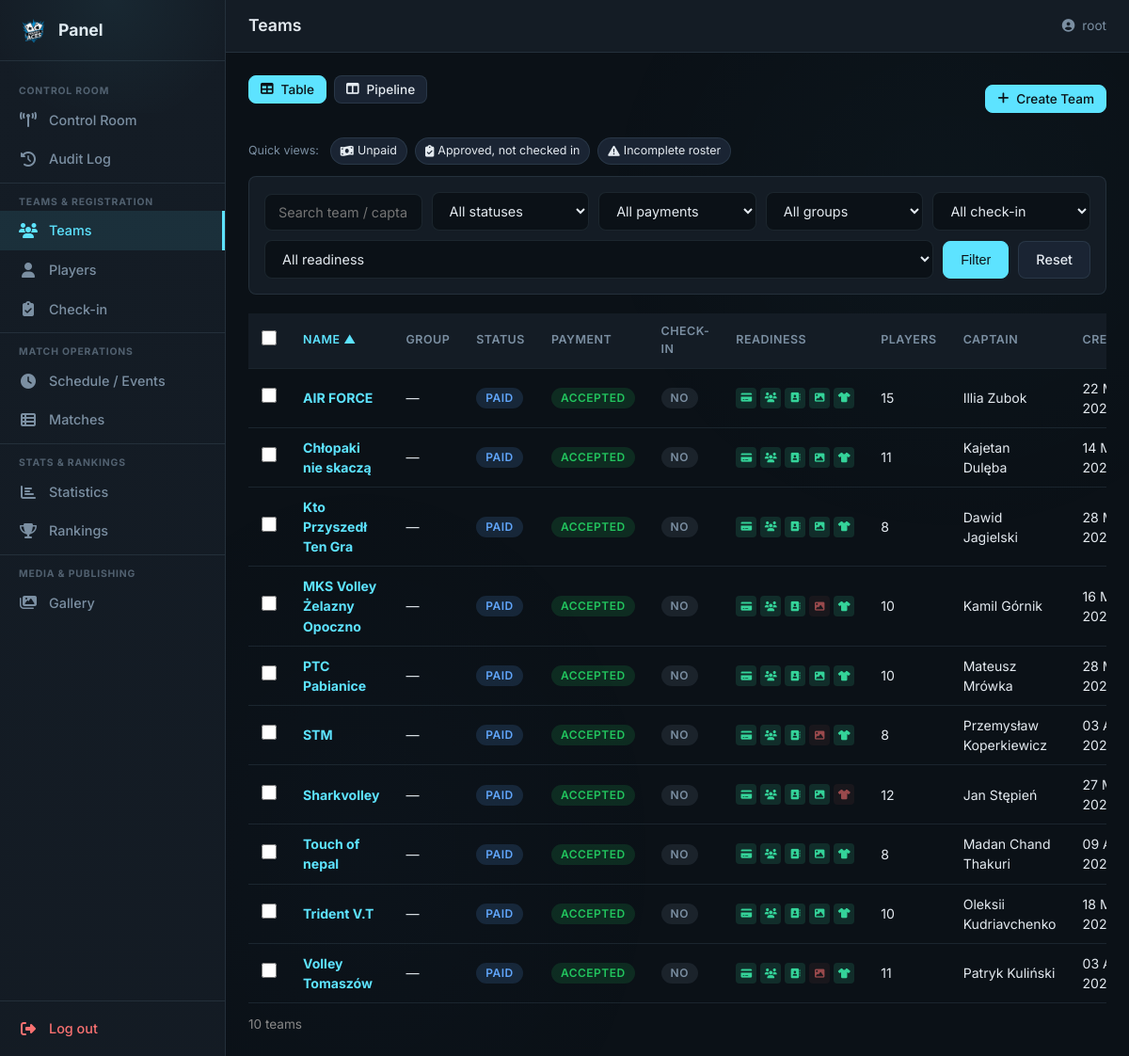
Page /panel/teams/ (signed in) on the earlier database version.
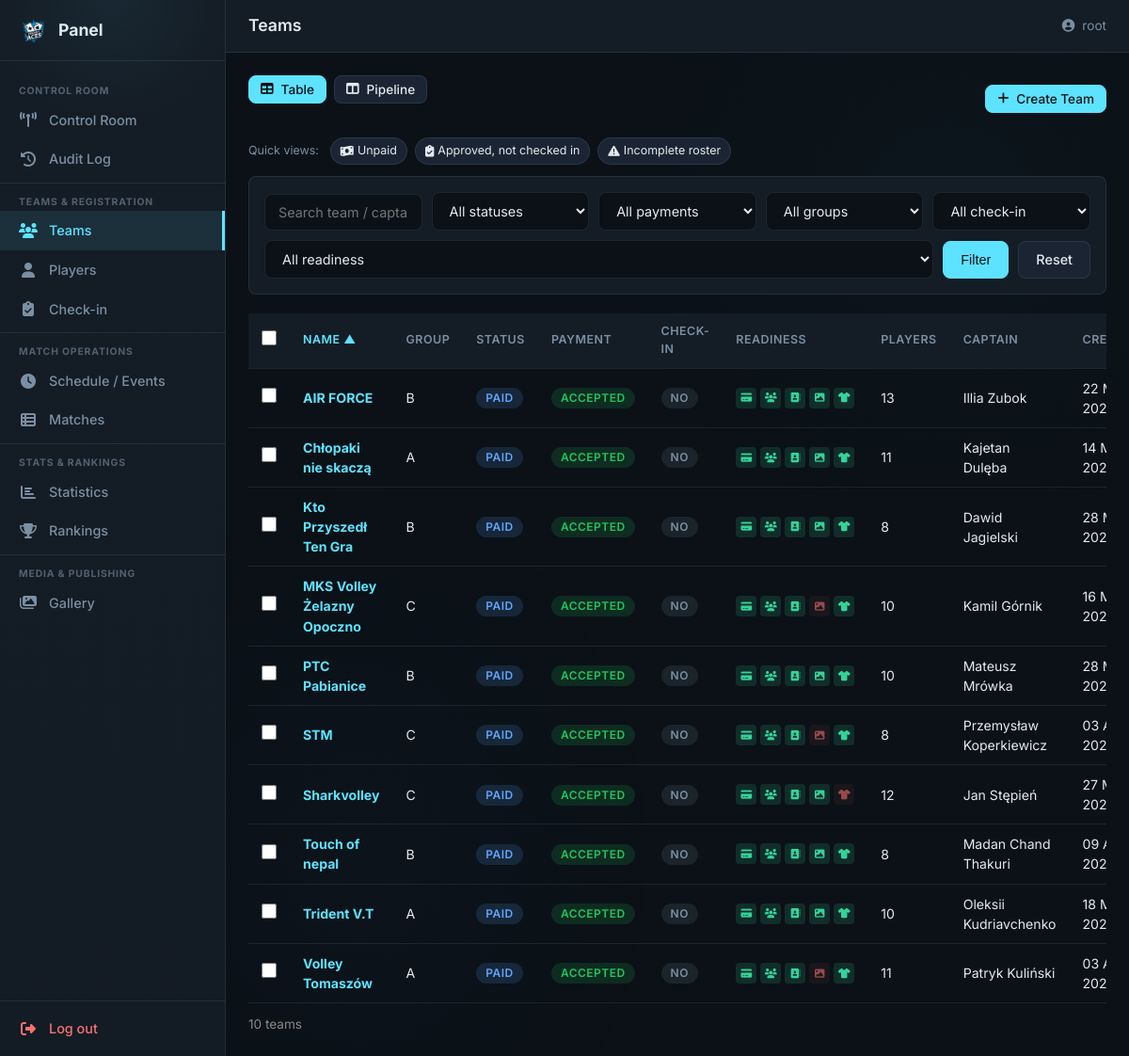
Same page on the later database version.
### tournament/models.py (models this page shows, shortened)
class Team(models.Model):
    name = models.CharField(
        max_length=TEAM_NAME_MAX_LENGTH, unique=True, verbose_name="Team Name"
    )
    logo_path = models.CharField(
        max_length=LOGO_PATH_MAX_LENGTH, blank=True, null=True
    )
    league_level = models.CharField(
        max_length=50, choices=LEAGUE_LEVEL_CHOICES, default=LEAGUE_LEVEL_INDEPENDENT
    )
    group_name = models.CharField(
        max_length=GROUP_NAME_MAX_LENGTH, blank=True, null=True
    )
    cap_name = models.CharField(
        max_length=PERSON_NAME_MAX_LENGTH, verbose_name="Captain Name"
    )
    cap_surname = models.CharField(
        max_length=PERSON_NAME_MAX_LENGTH, verbose_name="Captain Surname"
    )
    cap_email = models.EmailField(max_length=EMAIL_MAX_LENGTH, unique=True)
    cap_phone = models.CharField(
        max_length=PHONE_MAX_LENGTH, unique=True, blank=True, null=True
    )
    payment_status = models.IntegerField(
        choices=PAYMENT_STATUS_CHOICES, default=PAYMENT_WAITING
    )
    blik_number = models.CharField(
        max_length=20, blank=True, default="", verbose_name="Assigned BLIK"
    )
    status = models.CharField(
        max_length=20, choices=TEAM_STATUS_CHOICES, default=TEAM_STATUS_REGISTERED,
        verbose_name="Registration Status",
    )
    checked_in = models.BooleanField(default=False, verbose_name="Checked In")
    roster_code = models.CharField(
        max_length=10, blank=True, default="", verbose_name="Roster Access Code",
    )
    created_at = models.DateTimeField(auto_now_add=True)
    class Meta:
        db_table = TABLE_TEAMS
        verbose_name = "Team"
        verbose_name_plural = "Teams"
    @property
    def is_payment_ok(self) -> bool:
        return self.payment_status == PAYMENT_ACCEPTED
    @property
    def is_roster_complete(self) -> bool:
        return self.players.count() >= 6
    @property
    def is_contacts_complete(self) -> bool:
        return bool(self.cap_email) and bool(self.cap_phone)
    @property
    def is_logo_uploaded(self) -> bool:
        return bool(self.logo_path)
    @property
    def has_duplicate_jerseys(self) -> bool:
        numbers = list(
            self.players.exclude(jersey_number="")
            .values_list("jersey_number", flat=True)
        )
        return len(numbers) != len(set(numbers))

### tournament/panel/team_views.py (the view)
# urls.py: path("teams/", teams_list_view, name="teams"),
@staff_member_required(login_url="/panel/login/")
def teams_list_view(request):
    qs = Team.objects.annotate(player_count=Count("players")).prefetch_related("players")
    q = request.GET.get("q", "").strip()
    status = request.GET.get("status", "")
    payment = request.GET.get("payment", "")
    group = request.GET.get("group", "")
    checkin = request.GET.get("checkin", "")
    readiness = request.GET.get("readiness", "")
    if q:
        qs = qs.filter(
            Q(name__icontains=q)
            | Q(cap_name__icontains=q)
            | Q(cap_surname__icontains=q)
        )
    if status:
        qs = qs.filter(status=status)
    if payment != "":
        qs = qs.filter(payment_status=payment)
    if group:
        qs = qs.filter(group_name=group)
    if checkin == "1":
        qs = qs.filter(checked_in=True)
    elif checkin == "0":
        qs = qs.filter(checked_in=False)
    sort = request.GET.get("sort", "name")
    direction = request.GET.get("dir", "asc")
    allowed_sorts = {
        "name": "name",
        "group": "group_name",
        "status": "status",
        "payment": "payment_status",
        "players": "player_count",
        "created": "created_at",
    }
    order_field = allowed_sorts.get(sort, "name")
    if direction == "desc":
        order_field = f"-{order_field}"
    qs = qs.order_by(order_field)
    teams = list(qs)
    if readiness == "incomplete":
        teams = [t for t in teams if t.readiness_score < 5]
    groups = (
        Team.objects.exclude(group_name__isnull=True)
        .exclude(group_name="")
        .values_list("group_name", flat=True)
        .distinct()
        .order_by("group_name")
    )
    ctx = {
        "page_title": "Teams",
        "nav_section": "teams",
        "teams": teams,
        "q": q,
        "status": status,
        "payment": payment,
        "group": group,
        "checkin": checkin,
        "readiness": readiness,
        "sort": request.GET.get("sort", "name"),
        "dir": direction,
        "status_choices": TEAM_STATUS_CHOICES,
        "payment_choices": PAYMENT_STATUS_CHOICES,
        "groups": groups,
    }
    return render(request, "panel/teams_list.html", ctx)

### tournament/context_processors.py (called while the page is built)
def registration_status(request):
    return {"registration_closed": REGISTRATION_CLOSED}

### tournament/templates/panel/teams_list.html (shortened to what the changed rows need)
{% extends "panel/base.html" %}
{% block content %}
<div class="pnl-teams">
  {% if teams %}
  <form method="post" action="{% url 'panel:team_batch' %}" id="batchForm">
  <div class="pnl-table-wrap">
    <table class="pnl-table pnl-table--sortable">
      <thead>
        <tr>
          <th class="pnl-th--check"><input type="checkbox" id="selectAll" title="Select all"></th>
          {% with s=sort d=dir %}
          <th>
            <a class="pnl-sort{% if s == 'name' %} active{% endif %}" href="?{{ query_base }}&sort=name&dir={% if s == 'name' and d == 'asc' %}desc{% else %}asc{% endif %}">
              Name {% if s == 'name' %}{% if d == 'asc' %}▲{% else %}▼{% endif %}{% endif %}
            </a>
          </th>
          <th>
            <a class="pnl-sort" href="?sort=group&dir={% if s == 'group' and d == 'asc' %}desc{% else %}asc{% endif %}">
              Group {% if s == 'group' %}{% if d == 'asc' %}▲{% else %}▼{% endif %}{% endif %}
            </a>
          </th>
          <th>
            <a class="pnl-sort" href="?sort=status&dir={% if s == 'status' and d == 'asc' %}desc{% else %}asc{% endif %}">
              Status {% if s == 'status' %}{% if d == 'asc' %}▲{% else %}▼{% endif %}{% endif %}
            </a>
          </th>
          <th>
            <a class="pnl-sort" href="?sort=payment&dir={% if s == 'payment' and d == 'asc' %}desc{% else %}asc{% endif %}">
              Payment {% if s == 'payment' %}{% if d == 'asc' %}▲{% else %}▼{% endif %}{% endif %}
            </a>
          </th>
          <th>Check-in</th>
          <th>Readiness</th>
          <th>
            <a class="pnl-sort" href="?sort=players&dir={% if s == 'players' and d == 'asc' %}desc{% else %}asc{% endif %}">
              Players {% if s == 'players' %}{% if d == 'asc' %}▲{% else %}▼{% endif %}{% endif %}
            </a>
          </th>
          <th>Captain</th>
          <th>
            <a class="pnl-sort" href="?sort=created&dir={% if s == 'created' and d == 'asc' %}desc{% else %}asc{% endif %}">
              Created {% if s == 'created' %}{% if d == 'asc' %}▲{% else %}▼{% endif %}{% endif %}
            </a>
          </th>
          {% endwith %}
        </tr>
      </thead>
      <tbody>
        {% for t in teams %}
        <tr>
          <td class="pnl-td--check"><input type="checkbox" name="team_ids" value="{{ t.pk }}" class="team-check"></td>
          <td><strong><a href="{% url 'panel:team_detail' pk=t.pk %}" class="pnl-team-drawer-link" data-drawer-url="{% url 'panel:team_drawer' pk=t.pk %}">{{ t.name }}</a></strong></td>
          <td>{{ t.group_name|default:"—" }}</td>
          <td>
            <span class="pnl-badge pnl-badge--{% if t.status == 'APPROVED' %}green{% elif t.status == 'PAID' %}blue{% elif t.status == 'AWAITING_PAYMENT' %}yellow{% else %}gray{% endif %}">
              {{ t.get_status_display }}
            </span>
          </td>
          <td>
            <span class="pnl-badge pnl-badge--{% if t.payment_status == 1 %}green{% elif t.payment_status == 2 %}red{% else %}gray{% endif %}">
              {{ t.get_payment_status_display }}
            </span>
          </td>
          <td>
            {% if t.checked_in %}
              <span class="pnl-badge pnl-badge--green">Yes</span>
            {% else %}
              <span class="pnl-badge pnl-badge--gray">No</span>
            {% endif %}
          </td>
          <td>
            <div class="pnl-readiness">
              <span class="pnl-readiness__dot {% if t.is_payment_ok %}pnl-readiness__dot--ok{% else %}pnl-readiness__dot--fail{% endif %}" title="Payment {% if t.is_payment_ok %}OK{% else %}pending{% endif %}"><i class="fas fa-credit-card"></i></span>
              <span class="pnl-readiness__dot {% if t.is_roster_complete %}pnl-readiness__dot--ok{% else %}pnl-readiness__dot--fail{% endif %}" title="Roster {% if t.is_roster_complete %}complete{% else %}incomplete (need 6+){% endif %}"><i class="fas fa-users"></i></span>
              <span class="pnl-readiness__dot {% if t.is_contacts_complete %}pnl-readiness__dot--ok{% else %}pnl-readiness__dot--fail{% endif %}" title="Contacts {% if t.is_contacts_complete %}complete{% else %}missing{% endif %}"><i class="fas fa-address-book"></i></span>
              <span class="pnl-readiness__dot {% if t.is_logo_uploaded %}pnl-readiness__dot--ok{% else %}pnl-readiness__dot--fail{% endif %}" title="Logo {% if t.is_logo_uploaded %}uploaded{% else %}missing{% endif %}"><i class="fas fa-image"></i></span>
              <span class="pnl-readiness__dot {% if not t.has_duplicate_jerseys %}pnl-readiness__dot--ok{% else %}pnl-readiness__dot--fail{% endif %}" title="Jerseys {% if not t.has_duplicate_jerseys %}OK{% else %}duplicates!{% endif %}"><i class="fas fa-tshirt"></i></span>
            </div>
          </td>
          <td>{{ t.player_count }}</td>
          <td>{{ t.cap_name }} {{ t.cap_surname }}</td>
          <td>{{ t.created_at|date:"d M Y" }}</td>
        </tr>
        {% endfor %}
      </tbody>
    </table>
  </div>
  </form>
  {% else %}
    <div class="pnl-stub" style="min-height:30vh;">
      <div class="pnl-stub__icon"><i class="fas fa-search"></i></div>
      <h2>No teams found</h2>
      <p>Try adjusting your filters.</p>
    </div>
  {% endif %}
</div>
{% endblock %}

Differences in the rows shown:
changed Team "AIR FORCE": group_name "—" → "B"; player_count "15" → "13"
changed Team "Chłopaki nie skaczą": group_name "—" → "A"
changed Team "Kto Przyszedł Ten Gra": group_name "—" → "B"
changed Team "MKS Volley Żelazny Opoczno": group_name "—" → "C"
changed Team "PTC Pabianice": group_name "—" → "B"
changed Team "STM": group_name "—" → "C"
changed Team "Sharkvolley": group_name "—" → "C"
changed Team "Touch of nepal": group_name "—" → "B"
changed Team "Trident V.T": group_name "—" → "A"
changed Team "Volley Tomaszów": group_name "—" → "A"
